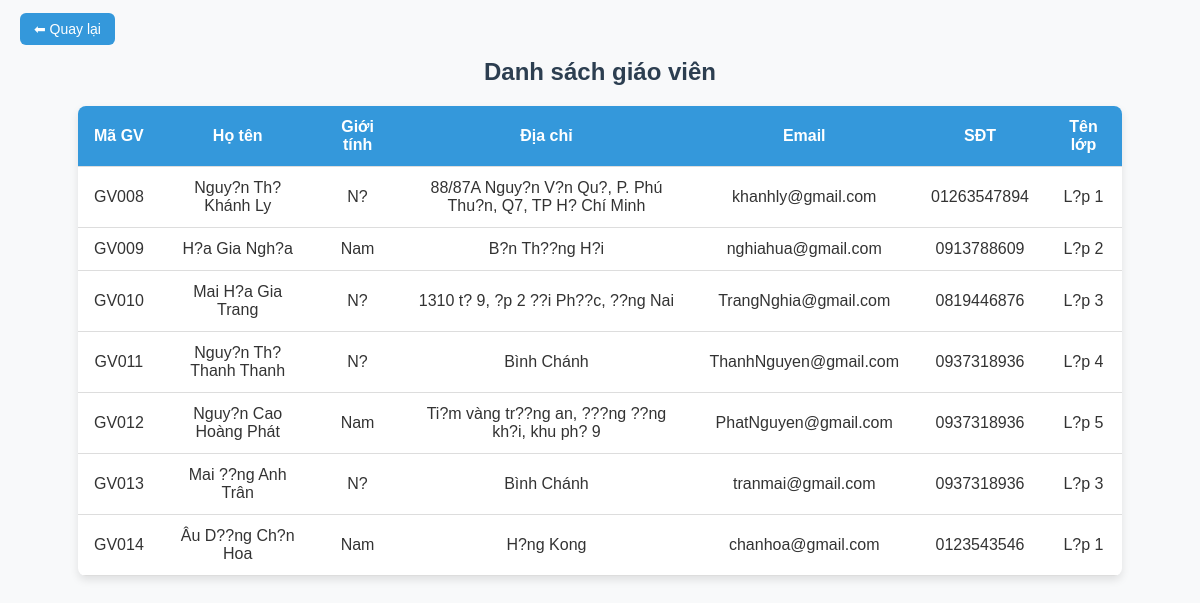
The app's page /admin/admin/admin_teacher_thongtin.php with its own data.
### tables this page shows
CREATE TABLE `giaovien` (
  `ID_GV` varchar(20) NOT NULL,
  `ID` varchar(20) NOT NULL,
  `Ten` varchar(100) NOT NULL,
  `GioiTinh` varchar(6) DEFAULT NULL,
  `DiaChi` varchar(255) DEFAULT NULL,
  `LopDay` varchar(20) DEFAULT NULL,
  `Email` varchar(100) DEFAULT NULL,
  `SDT` varchar(30) DEFAULT NULL
);

CREATE TABLE `lophoc` (
  `ID_Lop` varchar(20) NOT NULL,
  `TenLop` varchar(100) DEFAULT NULL,
  `KhoiLop` varchar(50) DEFAULT NULL
);

### admin/admin/admin_teacher_thongtin.php (the view, shortened to what this page needs)
<?php
require '../config/config.php';
$sql = "
    SELECT gv.ID_GV, gv.Ten, gv.GioiTinh, gv.DiaChi, gv.Email, gv.SDT, l.TenLop
    FROM giaovien gv
    LEFT JOIN lophoc l ON gv.LopDay = l.ID_Lop
";
$res = mysqli_query($conn, $sql);
$teachers = [];
while ($row = mysqli_fetch_assoc($res)) {
    $teachers[] = $row;
}
?>
<!DOCTYPE html>
<html lang="en">
<head>
  <link rel="stylesheet" href="admin_teacher_tt_ld.css">
</head>
<body>
  <p class="button"><a href="admin_teacher.php">⬅ Quay lại</a></p>
  <h2>Danh sách giáo viên</h2>
  <table class="list-table">
      <thead>
          <tr>
              <th>Mã GV</th>
              <th>Họ tên</th>
              <th>Giới tính</th>
              <th>Địa chỉ</th>
              <th>Email</th>
              <th>SĐT</th>
              <th>Tên lớp</th>
          </tr>
      </thead>
      <tbody>
          <?php foreach ($teachers as $t): ?>
          <tr>
              <td><?php echo $t['ID_GV']; ?></td>
              <td><?php echo $t['Ten']; ?></td>
              <td><?php echo $t['GioiTinh']; ?></td>
              <td><?php echo $t['DiaChi']; ?></td>
              <td><?php echo $t['Email']; ?></td>
              <td><?php echo $t['SDT']; ?></td>
              <td><?php echo $t['TenLop'] ?? 'Chưa phân công'; ?></td>
          </tr>
          <?php endforeach; ?>
      </tbody>
  </table>
</body>
</html>

### admin/admin/admin_teacher_tt_ld.css (style rules this page uses)
body { font-family: Arial, sans-serif; margin: 20px; background: #f8f9fa; color: #333; }
h2 { text-align: center; margin-bottom: 20px; color: #2c3e50; }
.button a { text-decoration: none; background: #3498db; color: #fff; padding: 8px 14px; border-radius: 6px; font-size: 14px; }
.list-table { width: 90%; margin: 0 auto; border-collapse: collapse; background: #fff; box-shadow: 0 4px 8px rgba(0,0,0,0.1); border-radius: 8px; overflow: hidden; }
.list-table th, .list-table td { padding: 12px 16px; border-bottom: 1px solid #ddd; text-align: center; }
.list-table th { background: #3498db; color: #fff; }

### records on screen
giaovien: ID_GV "GV008", Ten "Nguy?n Th? Khánh Ly", GioiTinh "N?", DiaChi "88/87A Nguy?n V?n Qu?, P. Phú Thu?n, Q7, TP H? Chí Minh", Email "khanhly@gmail.com", SDT "01263547894", lophoc.TenLop "L?p 1"
giaovien: ID_GV "GV009", Ten "H?a Gia Ngh?a", GioiTinh "Nam", DiaChi "B?n Th??ng H?i", Email "nghiahua@gmail.com", SDT "0913788609", lophoc.TenLop "L?p 2"
giaovien: ID_GV "GV010", Ten "Mai H?a Gia Trang", GioiTinh "N?", DiaChi "1310 t? 9, ?p 2 ??i Ph??c, ??ng Nai", Email "TrangNghia@gmail.com", SDT "0819446876", lophoc.TenLop "L?p 3"
giaovien: ID_GV "GV011", Ten "Nguy?n Th? Thanh Thanh", GioiTinh "N?", DiaChi "Bình Chánh", Email "ThanhNguyen@gmail.com", SDT "0937318936", lophoc.TenLop "L?p 4"
giaovien: ID_GV "GV012", Ten "Nguy?n Cao Hoàng Phát", GioiTinh "Nam", DiaChi "Ti?m vàng tr??ng an, ???ng ??ng kh?i, khu ph? 9", Email "PhatNguyen@gmail.com", SDT "0937318936", lophoc.TenLop "L?p 5"
giaovien: ID_GV "GV013", Ten "Mai ??ng Anh Trân", GioiTinh "N?", DiaChi "Bình Chánh", Email "tranmai@gmail.com", SDT "0937318936", lophoc.TenLop "L?p 3"
giaovien: ID_GV "GV014", Ten "Âu D??ng Ch?n Hoa", GioiTinh "Nam", DiaChi "H?ng Kong", Email "chanhoa@gmail.com", SDT "0123543546", lophoc.TenLop "L?p 1"
